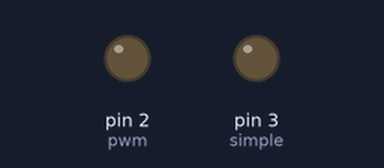
Bench run of a sketch on a simulated Arduino Uno, built with avr-gcc and run on an emulated ATmega328P. On the bench: output pins drawn as LEDs (lit = HIGH).

Above: at 0.05 s.
At 1.4 s:
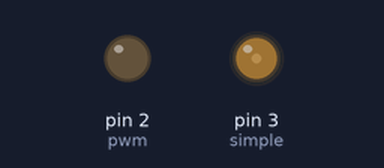
At 2.75 s:
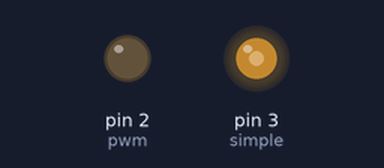
At 5.45 s:
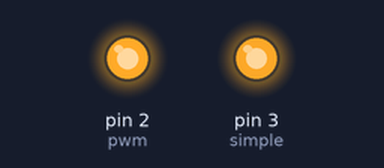
Timing chart, 0 to 7.2 s (numbered marks = the images above):
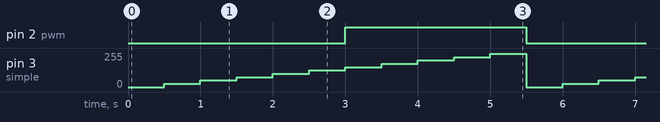

Measured:
- by itself, pin 2 (pwm): alternates HIGH for 2.5 s and LOW for 3.0 s
- by itself, pin 3 (simple): repeats every 5.5 s: 50/255 0.50 s, 75/255 0.50 s, 100/255 0.50 s, 125/255 0.50 s, 150/255 0.50 s, 175/255 0.50 s, 200/255 0.50 s, 225/255 0.50 s, 250/255 0.50 s, 0/255 0.50 s, 25/255 0.50 s

The sketch:

analogOut.ino.ino
```cpp
const int pwm = 2 ;     //initializing pin 2 as ‘pwm’ variable
const int simple = 3 ;     //initializing pin 2 as ‘pwm’ variable
void setup()
{
     pinMode(pwm,OUTPUT) ;  //Set pin 2 as output
     pinMode(simple,OUTPUT) ;  //Set pin 2 as output
}
void loop()
{
  int i;
  int increments = 25;
  int delayTime = 500;
  for(i = 0;i<11;i++){
     analogWrite(pwm,i*25) ;     //setting pwm to 25
     analogWrite(simple,i*25) ;     //setting pwm to 25
     delay(delayTime);
  }
}
```
